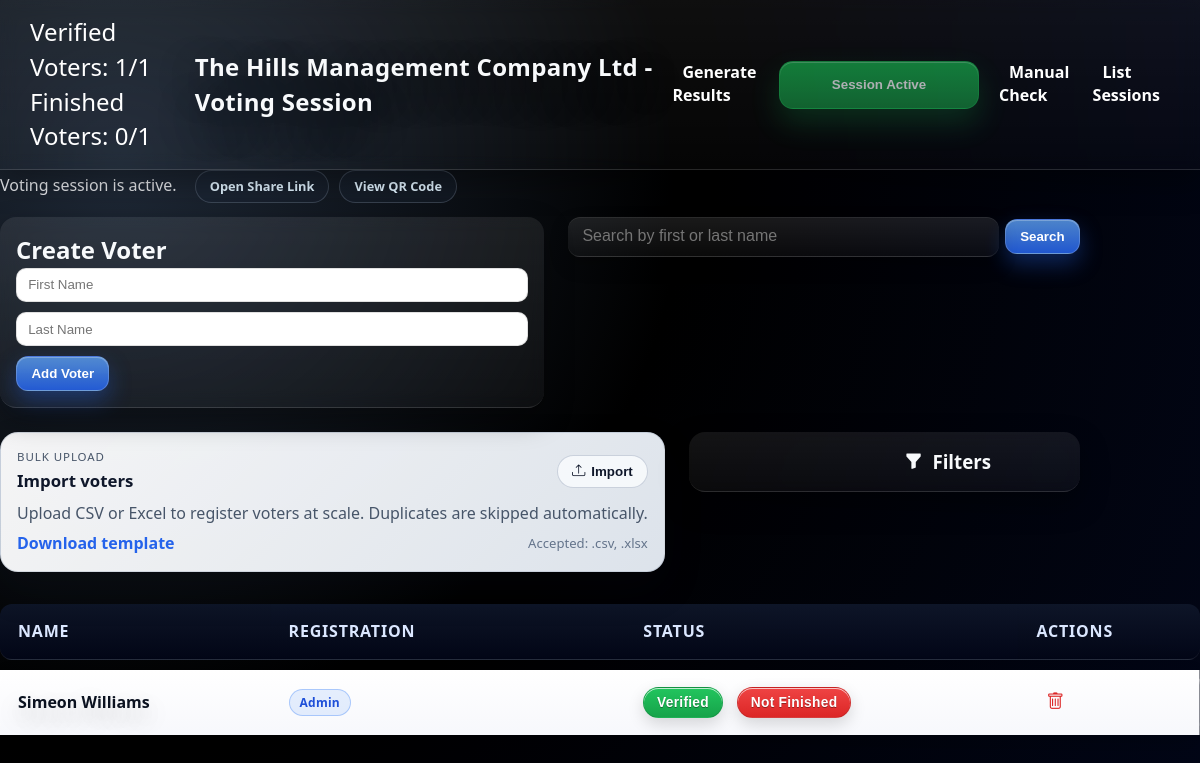
Screenshot of /list/52/ (signed in) with the database file from the repository.
### voters/models.py (models this page shows, shortened)
class VotingSession(models.Model):
    session_id = models.AutoField(primary_key=True)
    session_uuid = models.UUIDField(default=uuid.uuid4, unique=True, db_index=True)
    title = models.CharField(max_length=200)
    unique_url = models.URLField(unique=True, blank=True, null=True)
    is_active = models.BooleanField(default=False)
    admin = models.ForeignKey(User, on_delete=models.CASCADE)  # session creator/admin
    qr_code = models.ImageField(upload_to='qr_codes/', blank=True, null=True)
    created_at = models.DateTimeField(auto_now_add=True)
    updated_at = models.DateTimeField(auto_now=True)
    total_voters = models.IntegerField(default=0)
    current_voters = models.IntegerField(default=0)
    allow_self_registration = models.BooleanField(default=True)
    auto_approve_self_registration = models.BooleanField(default=False)
    def get_uuid(self):
        return str(self.session_uuid)
    def __str__(self):
        return self.title

class Voter(models.Model):
    SOURCE_ADMIN = 'admin'
    SOURCE_IMPORT = 'import'
    SOURCE_SELF = 'self'
    SOURCE_CHOICES = [
        (SOURCE_ADMIN, 'Admin/Manual'),
        (SOURCE_IMPORT, 'Import'),
        (SOURCE_SELF, 'Self-Registration'),
    ]
    STATUS_PENDING = 'pending'
    STATUS_APPROVED = 'approved'
    STATUS_REJECTED = 'rejected'
    STATUS_CHOICES = [
        (STATUS_PENDING, 'Pending'),
        (STATUS_APPROVED, 'Approved'),
        (STATUS_REJECTED, 'Rejected'),
    ]
    voter_id = models.AutoField(primary_key=True)
    session = models.ForeignKey('VotingSession', on_delete=models.CASCADE , related_name='voters')  # Use a string reference
    Fname = models.CharField(max_length=100)
    Lname = models.CharField(max_length=100)
    is_verified = models.BooleanField(default=False)
    has_finished = models.BooleanField(default=False)
    email = models.EmailField(blank=True, null=True)
    phone_number = models.CharField(max_length=32, blank=True)
    registration_source = models.CharField(
        max_length=32,
        choices=SOURCE_CHOICES,
        default=SOURCE_ADMIN,
        db_index=True,
    )
    registration_status = models.CharField(
        max_length=16,
        choices=STATUS_CHOICES,
        default=STATUS_APPROVED,
        db_index=True,
    )
    registered_at = models.DateTimeField(default=tz.now)

### voters/views.py (the view, shortened to what this page needs)
# urls.py: path('list/<int:session_id>/', voters_views.voter_list, name = 'voter_list'),
@login_required
@never_cache
def voter_list(request, session_id=None, session_uuid=None):
    if session_uuid:
        voting_session = get_object_or_404(VotingSession, session_uuid=session_uuid)
    elif session_id:
        voting_session = get_object_or_404(VotingSession, session_id=session_id)
    else:
        raise Http404("Session identifier not provided.")
    print("Voting session:", voting_session)
    print("Unique URL:", voting_session.unique_url)
    voters = voting_session.voters.all()  # Retrieve all voters for the session
    verified_voters_count = voters.filter(is_verified=True).count()
    finished_voters_count = voters.filter(has_finished=True).count()
    total_voters_count = voters.count()
    is_active = voting_session.is_active
    extracted_uuid = str(voting_session.session_uuid)
    print(extracted_uuid)
    if request.method == "GET":
        search_query = request.GET.get('search', '').strip()  # Get and strip the search query
        filter_state = request.GET.get('filter', 'all')
        source_filter = request.GET.get('source', 'all')
        reg_status_filter = request.GET.get('reg_status', 'all')
        if filter_state == 'verified':
            voters = voters.filter(is_verified=True)
        elif filter_state == 'not_verified':
            voters = voters.filter(is_verified=False)
        elif filter_state == 'verified_finished':
            voters = voters.filter(is_verified=True, has_finished=True)
        elif filter_state == 'all':
            pass  # No additional filtering, show all voters
        if source_filter in {Voter.SOURCE_ADMIN, Voter.SOURCE_IMPORT, Voter.SOURCE_SELF}:
            voters = voters.filter(registration_source=source_filter)
        if reg_status_filter in {Voter.STATUS_PENDING, Voter.STATUS_APPROVED, Voter.STATUS_REJECTED}:
            voters = voters.filter(registration_status=reg_status_filter)
        return render(
            request,
            'voters/voter_list.html',
            {
                'form': VoterForm(),
                'voters': voters,
                'verified_voters_count': verified_voters_count,
                'finished_voters_count': finished_voters_count,
                'total_voters_count': total_voters_count,
                'voting_session': voting_session,
                'session_uuid': extracted_uuid,  # Pass the extracted UUID
                'session_id': session_id,
                'is_active': is_active,
                'csrf_token_value': get_token(request),
                'filter_state': filter_state,
                'source_filter': source_filter,
                'reg_status_filter': reg_status_filter,
            },
        )

### voters/forms.py (shortened to what this page needs)
class VoterForm(forms.ModelForm):
    class Meta:
        model = Voter
        fields = ['Fname', 'Lname', 'email', 'phone_number']
        labels = {'Fname': '', 'Lname': '', 'email': '', 'phone_number': ''}
        widgets = {
            'Fname': forms.TextInput(attrs={'placeholder': 'First Name', 'aria-label': 'First Name'}),
            'Lname': forms.TextInput(attrs={'placeholder': 'Last Name', 'aria-label': 'Last Name'}),
            'email': forms.EmailInput(attrs={'placeholder': 'Email (optional)', 'aria-label': 'Email'}),
            'phone_number': forms.TextInput(attrs={'placeholder': 'Phone (optional)', 'aria-label': 'Phone'}),
        }

### voters/templates/voters/voter_list.html (shortened to what this page needs)
<!DOCTYPE html>
<html lang="en">
<head>
    {% load static %}
    <link href="{% static 'style.css' %}?v={% now 'U' %}" rel="stylesheet" />
    <link href="https://cdn.jsdelivr.net/npm/bootstrap-icons/font/bootstrap-icons.css" rel="stylesheet">
</head>
<nav class="voting_session-navbar">
    <div class="voting_session-navbar-content">
        <div class="final-navbar">
            <div>
                <p>Verified Voters: {{ verified_voters_count }}/{{ total_voters_count }}</p>
                <p>Finished Voters: {{ finished_voters_count }}/{{ total_voters_count }}</p>
            </div>
        </div>
        <h1 style="align-items: center;" class="voting_session-navbar-title">{{ voting_session.title }} - Voting Session</h1>
        <div class="voting_session-navbar-links" id="voting-session-links">
            <ul>
                <li id="generate-results-nav" {% if not voting_session.is_active %}hidden{% endif %}>
                    <a
                        class="generate-results-link"
                        id="generate-results-link"
                        href="{% url 'bbs_results' session_uuid %}"
                        data-results-url="{% url 'bbs_results' session_uuid %}"
                    >Generate Results</a>
                </li>
                {% if voting_session.is_active %}
                <li>
                    <button
                        class="hold-button is-complete"
                        id="holdBtn"
                        type="button"
                        data-is-active="true"
                        data-session-id="{{ voting_session.session_id }}"
                        data-session-uuid="{{ voting_session.get_uuid }}"
                        data-session-title="{{ voting_session.title }}"
                        data-unique-url="{{ voting_session.unique_url|default_if_none:'' }}"
                        data-qr-code-url="{% url 'qr_png' voting_session.session_uuid %}"
                        disabled
                    >
                        <span>Session Active</span>
                    </button>
                </li>
                {% endif %}
                {% if request.user.is_staff %}
                <li>
                    <a href="{% url 'manual_check_page' session_uuid %}">Manual Check</a>
                </li>
                {% endif %}
                <li><a href="{% url 'list_voting_sessions' %}">List Sessions</a></li>
            </ul>
        </div>
    </div>
</nav>
<body>
    <section class="session-activation-panel">
        <div
            id="activationMessage"
            class="session-activation-message{% if not voting_session.is_active %} is-idle{% endif %}"
            data-active="{{ voting_session.is_active|yesno:'true,false' }}"
            data-idle-text="Activate the session to generate a shareable link and QR code."
            data-active-text="Voting session is active."
            data-unique-url="{{ voting_session.unique_url|default_if_none:'' }}"
            data-qr-code-url="{% url 'qr_png' voting_session.session_uuid %}"
            data-session-title="{{ voting_session.title }}"
        >
            {% if voting_session.is_active %}
                Voting session is active.
                <span class="activation-links">
                    {% if voting_session.unique_url %}
                        <a class="activation-link" href="{{ voting_session.unique_url }}" target="_blank" rel="noopener">Open Share Link</a>
                    {% endif %}
                    <a
                        class="activation-link"
                        href="{% url 'qr_png' voting_session.session_uuid %}"
                        target="_blank"
                        rel="noopener"
                        data-qr-modal="{% url 'qr_png' voting_session.session_uuid %}"
                        data-qr-label="{{ voting_session.title }} QR Code"
                    >View QR Code</a>
                </span>
            {% else %}
                <span class="status-dot is-idle"></span>
                Activate the session to generate a shareable link and QR code.
            {% endif %}
        </div>
    </section>
    <div class="voter-management-container">
            <div class="voter-form-column">
                <h2>Create Voter</h2>
                <form id="add-voter-form" method="POST"
                    action="{% if session_id %}{% url 'voter_list' session_id %}{% elif session_uuid %}{% url 'voter_list' session_uuid=voting_session.get_uuid %}{% endif %}">
                    <p>{{ form.Fname }}</p>
                    <p>{{ form.Lname }}</p>
                    <button type="submit" id="add-voter-button">Add Voter</button>
                </form>
            </div>
            <div class="search-bar-column">
                <form method="GET" action="" class="search-form">
                    <div class="search-input-container">
                        <input type="text" name="search" placeholder="Search by first or last name" value="{{ request.GET.search }}" class="search-input">
                    </div>
                    <button type="submit" class="search-button">Search</button>
                </form>
            </div>
            <div class="import-column">
                <div class="import-card">
                    <div class="import-card__header">
                        <div>
                            <p class="import-eyebrow">Bulk upload</p>
                            <h3>Import voters</h3>
                        </div>
                        <button type="button" class="pill pill--ghost" onclick="openImportModal(); event.stopPropagation();">
                            <i class="bi bi-upload"></i>
                            Import
                        </button>
                    </div>
                    <p class="import-card__body">
                        Upload CSV or Excel to register voters at scale. Duplicates are skipped automatically.
                    </p>
                    <div class="import-card__actions">
                        <a class="template-link" href="{% url 'voter_template_download' %}" onclick="event.stopPropagation();">
                            Download template
                        </a>
                        <span class="import-hint">Accepted: .csv, .xlsx</span>
                    </div>
                </div>
            </div>
            <div class="filter-buttons-column">
                <div class="filter-header">
                    <i class="bi bi-funnel-fill" onclick="toggleDropdown()"></i>
                    <h3>Filters</h3>
                </div>
        </div>
        </div>
        <table class="voter-table">
            <thead>
                <tr>
                    <th>Name</th>
                    <th>Registration</th>
                    <th>Status</th>
                    <th>Actions</th>
                </tr>
            </thead>
            <tbody id="voter-list">
                {% for voter in voters %}
                <tr id="voter-{{ voter.voter_id }}" class="voter-row" data-status="{% if voter.is_verified %}verified{% else %}not_verified{% endif %}">
                    <td style="font-weight: bold;">{{ voter.Fname }} {{ voter.Lname }}</td>
                    <td class="voter-meta-cell">
                        <div class="voter-badges">
                            <span class="badge badge-source badge-source--{{ voter.registration_source|default:'admin' }}">
                                {% if voter.registration_source == 'import' %}Import{% elif voter.registration_source == 'self' %}Self-Registered{% else %}Admin{% endif %}
                            </span>
                        </div>
                    </td>
                    <td class="voter-status-cell">
                        <div class="voter-status">
                        {% if voter.is_verified %}
                            <button type="button"  class = "status-verified">Verified</button>
                            {% if voter.has_finished %}
                                <button type="button"  class = "status-verified"> Finished </button>
                            {% else %}
                                <button type="button" class= "status-not-verified" > Not Finished</button>
                            {% endif %}
                        {% else %}
                            <button type="button" class= "status-not-verified" > Not Verified </button>
                            <button type="button" class= "status-not-verified" > Not Finished</button>
                        {% endif %}
                        </div>
                    </td>
                    <td class="voter-actions">
                        {% if not voter.is_verified or not voter.has_finished %}
                        <button
                            type="button"
                            class="delete-voter-btn"
                            data-voter-id="{{ voter.voter_id }}"
                            data-voter-name="{{ voter.Fname }} {{ voter.Lname }}"
                            data-delete-url="{% url 'delete_voter' voter.voter_id %}?{% if session_id %}session_id={{ session_id }}{% else %}session_uuid={{ session_uuid }}{% endif %}"
                            aria-label="Delete {{ voter.Fname }} {{ voter.Lname }}"
                        >
                            <i class="bi bi-trash"></i>
                        </button>
                        {% endif %}
                    </td>
                </tr>
                {% endfor %}
            </tbody>
        </table>
</body>
</html>

### rows the page displays
VotingSession: title "The Hills Management Company Ltd"
Voter: Fname "Simeon", Lname "Williams", registration_source "Admin", is_verified "Verified"

### other values shown
{{ verified_voters_count }} "1"
{{ total_voters_count }} "1"
{{ finished_voters_count }} "0"
